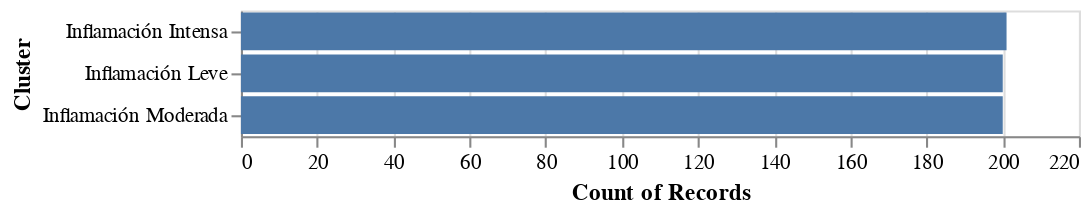

Here is the notebook cell this chart was saved with:
### Markdown cell above
Vamos a generar un gráfico que nos permita visualizar cuantos elementos tenemos de cada cluster

Como se puede visualizar, tenemos 201 casos de Inflamación Intensa, 200 casos de Inflamación Leve y 200 casos de Inflamación Moderada, generando un dataset bastante compensado

### Code cell
alt.Chart(random_data).mark_bar().encode(
    y = 'Cluster',
    x = 'count(Cluster):Q'
)

### Figure 1 — Vega-Lite specification as saved in the notebook (floating-point values rounded to 4 significant figures; data arrays with more than 128 entries replaced by an {"elided": "..."} marker saying what was removed)
{"config": {"view": {"continuousWidth": 400, "continuousHeight": 300}}, "data": {"name": "data-1b7e1b998e9733a0c3013cec2fec3a47"}, "mark": "bar", "encoding": {"x": {"type": "quantitative", "aggregate": "count", "field": "Cluster"}, "y": {"type": "nominal", "field": "Cluster"}}, "$schema": "https://vega.github.io/schema/vega-lite/v4.8.1.json", "datasets": {"data-1b7e1b998e9733a0c3013cec2fec3a47": {"elided": "601 records"}}}
